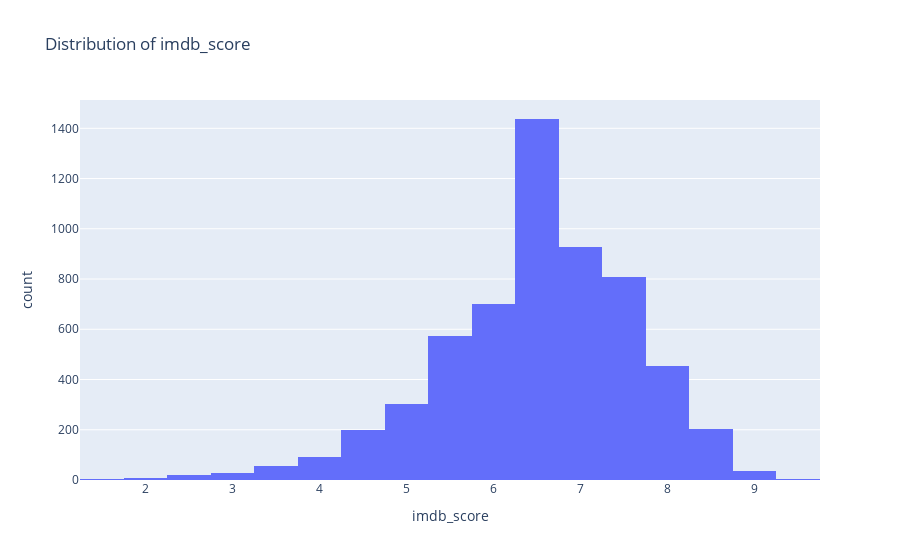

This figure's notebook cell:
### Markdown cell above
# IMDB Score

### Code cell
uni_analysis.plot_histogram('imdb_score')

### Figure 1 — Plotly figure (JSON) as saved in the notebook; plotly's stock layout.template omitted (floating-point values rounded to 4 significant figures; data arrays with more than 128 entries replaced by an {"elided": "..."} marker saying what was removed)
{"data": [{"alignmentgroup": "True", "bingroup": "x", "hovertemplate": "imdb_score=%{x}<br>count=%{y}<extra></extra>", "legendgroup": "", "marker": {"color": "#636efa", "pattern": {"shape": ""}}, "name": "", "nbinsx": 30, "offsetgroup": "", "orientation": "v", "showlegend": false, "type": "histogram", "x": {"elided": "5849 float values"}, "xaxis": "x", "yaxis": "y"}], "layout": {"barmode": "relative", "legend": {"tracegroupgap": 0}, "title": {"text": "Distribution of imdb_score"}, "xaxis": {"anchor": "y", "domain": [0, 1], "title": {"text": "imdb_score"}}, "yaxis": {"anchor": "x", "domain": [0, 1], "title": {"text": "count"}}}}
